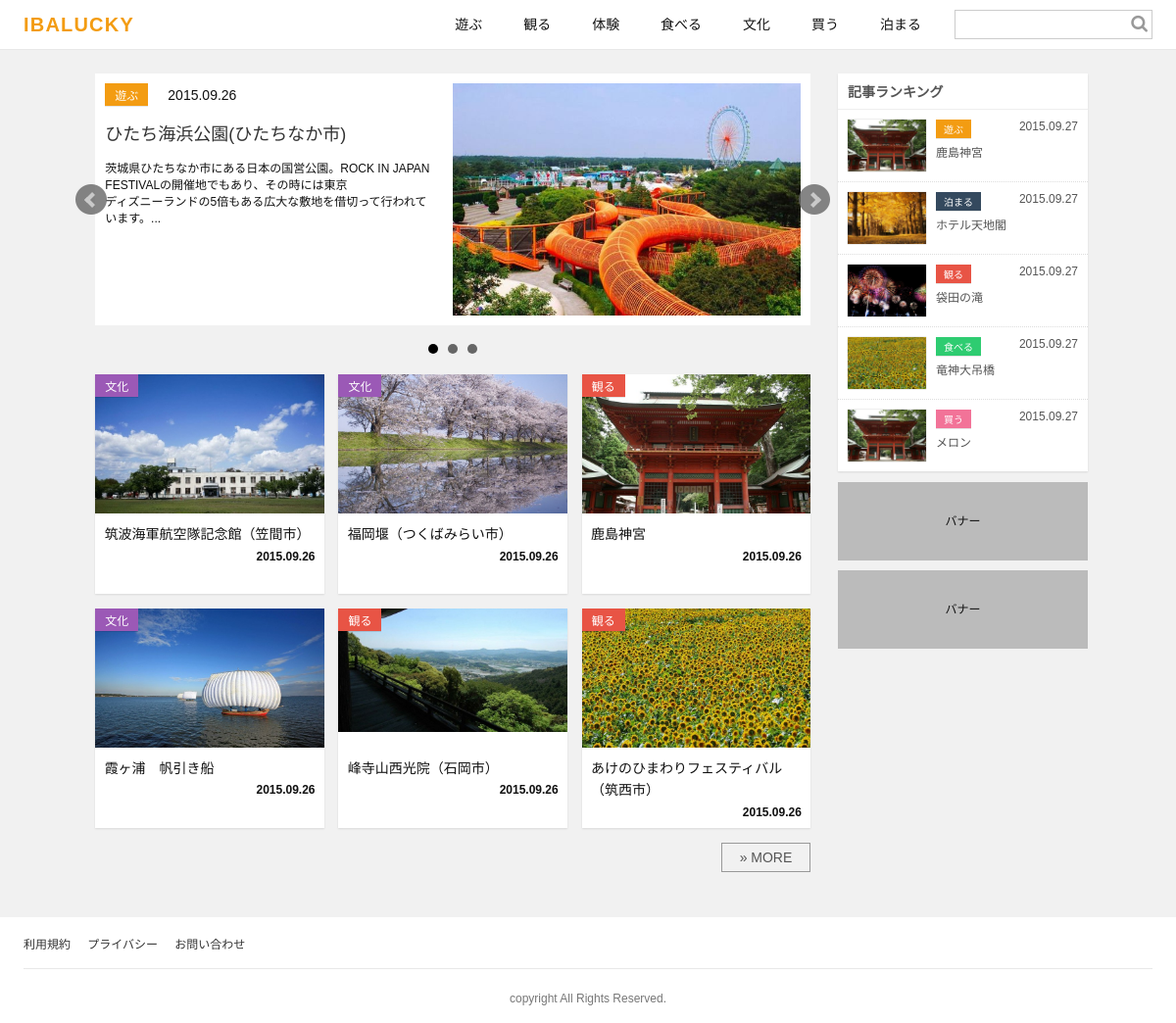
The page / on the database its author committed.
### tables this page shows
CREATE TABLE IF NOT EXISTS `news` (
  `news_id` int(11) NOT NULL,
  `news_title` varchar(64) NOT NULL,
  `news_detail` varchar(4096) NOT NULL,
  `show_flg` int(11) NOT NULL,
  `author` varchar(12) NOT NULL,
  `news_url` varchar(255) NOT NULL,
  `news_cat` int(11) NOT NULL,
  `create_date` datetime NOT NULL,
  `update_date` datetime NOT NULL
);

CREATE TABLE IF NOT EXISTS `category` (
  `cat_id` int(11) NOT NULL,
  `cat_name` varchar(128) NOT NULL,
  `cat_slug` varchar(128) NOT NULL,
  `cat_description` varchar(1024) NOT NULL
);

### index.php (the view, shortened to what this page needs)
<?php
include "config.php";
$sqlSelect = "news_id,news_title,news_detail,news_url,show_flg,category.cat_name,category.cat_slug,DATE_FORMAT(create_date , '%Y.%m.%d') AS create_date,DATE_FORMAT(update_date , '%Y.%m.%d') AS update_date";
$sqlFrom = "news,category";
$sqlWHERE = " WHERE category.cat_id = news.news_cat AND show_flg = 1 ORDER BY create_date DESC";
$sql = "SELECT ". $sqlSelect ." FROM ". $sqlFrom ." ".$sqlWHERE." LIMIT 9";
$stmt = $pdo->prepare($sql);
$stmt->execute();
$results = $stmt->fetchAll(PDO::FETCH_ASSOC);
function letter($key,$num) {
    if(mb_strlen($key) > $num){
      $key = mb_substr($key,0,$num) . "...";
    }
    return $key;
}
$viewMain = "";
$view = "";
foreach($results as $key => $row) {
    if($key < 3){
        $viewMain .= "<li><a href='single.php?news_id=" .$row["news_id"]. "'><dl><dt>";
        $viewMain .= "<img src='admin/files/" .$row["news_url"]. "' alt=''></dt><dd><div class='sub'>";
        $viewMain .= "<span class='catIcon " .$row["cat_slug"]. "'>" .$row["cat_name"]. "</span>";
        $viewMain .= "<span class='date'>" .$row["create_date"]. "</span></div>";
        $viewMain .= "<h2>" .$row["news_title"]. "</h2>";
        $viewMain .= "<p class='detail'>" .letter(htmlspecialchars_decode($row["news_detail"]),100). "</p>";
        $viewMain .= "</dd></dl></a></li>";
    }else{
        $view .= "<li><a href='single.php?news_id=" .$row["news_id"]. "'>";
        $view .= "<span class='catIcon " .$row["cat_slug"]. "'>" .$row["cat_name"]. "</span>";
        $view .=  "<figure><img src='admin/files/" .$row["news_url"]. "' alt=''></figure>";
        $view .= "<div class='itemContent'><p class='title'>" .$row["news_title"]. "</p>";
        $view .= "<p class='date'>" .$row["create_date"]. "</p></div></a></li>";
    }
}
include "header.php";
?>
<div id="contents">
<?php
    include "sidebar.php";
?>
    <div id="main">
        <div id="mainVisual">
            <ul>
                <?php echo $viewMain; ?>
            </ul>
        </div>
        <section>
            <ul class="itemList heightAlign">
                <?php echo $view; ?>
            </ul>
            <p class="moreLink"><a href="archive.php">&raquo; MORE</a></p>
        </section>
    </div>
</div>
<?php
include "footer.php";
?>

### header.php (shortened to what this page needs)
<!DOCTYPE html>
<html lang="ja-JP">
<head>
    <link rel="stylesheet" href="css/style.css" >
    <link rel="stylesheet" href="css/jquery.bxslider.css" >
</head>
<body>
<div id="wrapper">
<header id="header">
    <h1><a href="index.php">IBALUCKY</a></h1>
    <nav id="nav" class="cf">
        <div id="gNavi">
            <ul><li class="navi01"><a href="archive.php?cat_id=1">遊ぶ
            </a></li><li class="navi02"><a href="archive.php?cat_id=2">観る
            </a></li><li class="navi03"><a href="archive.php?cat_id=5">体験
            </a></li><li class="navi04"><a href="archive.php?cat_id=7">食べる
            </a></li><li class="navi05"><a href="archive.php?cat_id=8">文化
            </a></li><li class="navi06"><a href="archive.php?cat_id=9">買う
            </a></li><li class="navi07"><a href="archive.php?cat_id=10">泊まる
            </a></li></ul>
            <div class="search"><form action="archive.php" method="get" name="search"><input type="text" name="s"><a href="" class="submit"><i class="fa fa-search"></i></a></form></div>
        </div>
    </nav>
</header>

### sidebar.php
<div id="side">
        <div class="inside ranking">
            <h2>記事ランキング</h2>
            <ul>
                <li>
                    <dl>
                        <dt><figure><img src="images/item01.jpg" alt=""></figure></dt>
                        <dd><div class="sub"><span class="catIcon play">遊ぶ</span><span class="date">2015.09.27</span></div>
                        <h3>鹿島神宮</h3></dd>
                    </dl>
                </li>
                <li>
                    <dl>
                        <dt><figure><img src="images/item02.jpg" alt=""></figure></dt>
                        <dd><div class="sub"><span class="catIcon stay">泊まる</span><span class="date">2015.09.27</span></div>
                        <h3>ホテル天地閣</h3></dd>
                    </dl>
                </li>
                <li>
                    <dl>
                        <dt><figure><img src="images/item03.jpg" alt=""></figure></dt>
                        <dd><div class="sub"><span class="catIcon tour">観る</span><span class="date">2015.09.27</span></div>
                        <h3>袋田の滝</h3></dd>
                    </dl>
                </li>
                <li>
                    <dl>
                        <dt><figure><img src="images/item04.jpg" alt=""></figure></dt>
                        <dd><div class="sub"><span class="catIcon eat">食べる</span><span class="date">2015.09.27</span></div>
                        <h3>竜神大吊橋</h3></dd>
                    </dl>
                </li>
                <li>
                    <dl>
                        <dt><figure><img src="images/item01.jpg" alt=""></figure></dt>
                        <dd><div class="sub"><span class="catIcon shop">買う</span><span class="date">2015.09.27</span></div>
                        <h3>メロン</h3></dd>
                    </dl>
                </li>
            </ul>
        </div>
        <div class="bnrArea">
            <ul>
                <li><a href="">バナー</a></li>
                <li><a href="">バナー</a></li>
            </ul>
        </div>
    </div>

### footer.php
<footer id="footer">
	<div class="foot">
        <section>
            <ul><li><a href="#">利用規約
            </a></li><li><a href="#">プライバシー
            </a></li><li><a href="#">お問い合わせ
            </a></li>
            </ul>
        </section>
        <p class="copyright">copyright All Rights Reserved.</p>
    </div>
</footer>
</div>
</body>
</html>

### rows shown on the page
news: news_url (picture), news_title "ひたち海浜公園(ひたちなか市)", news_detail "茨城県ひたちなか市にある日本の国営公園。ROCK IN JAPAN FESTIVALの開催地でもあり、その時には東京 ディズニーランドの5倍もある広大な敷地を借切って行われています。..."
category: cat_name "遊ぶ"
category: cat_name "文化 文化 文化"
news: news_url (picture), news_title "筑波海軍航空隊記念館（笠間市）"
news: news_url (picture), news_title "福岡堰（つくばみらい市）"
category: cat_name "観る 観る 観る"
news: news_url (picture), news_title "鹿島神宮"
news: news_url (picture), news_title "霞ヶ浦 帆引き船"
news: news_url (picture), news_title "峰寺山西光院（石岡市）"
news: news_url (picture), news_title "あけのひまわりフェスティバル（筑西市）"

### other values the page prints
$row["create_date"] "2015.09.26"
$row["create_date"] "2015.09.26 2015.09.26 2015.09.26 2015.09.26 2015.09.26 2015.09.26"
